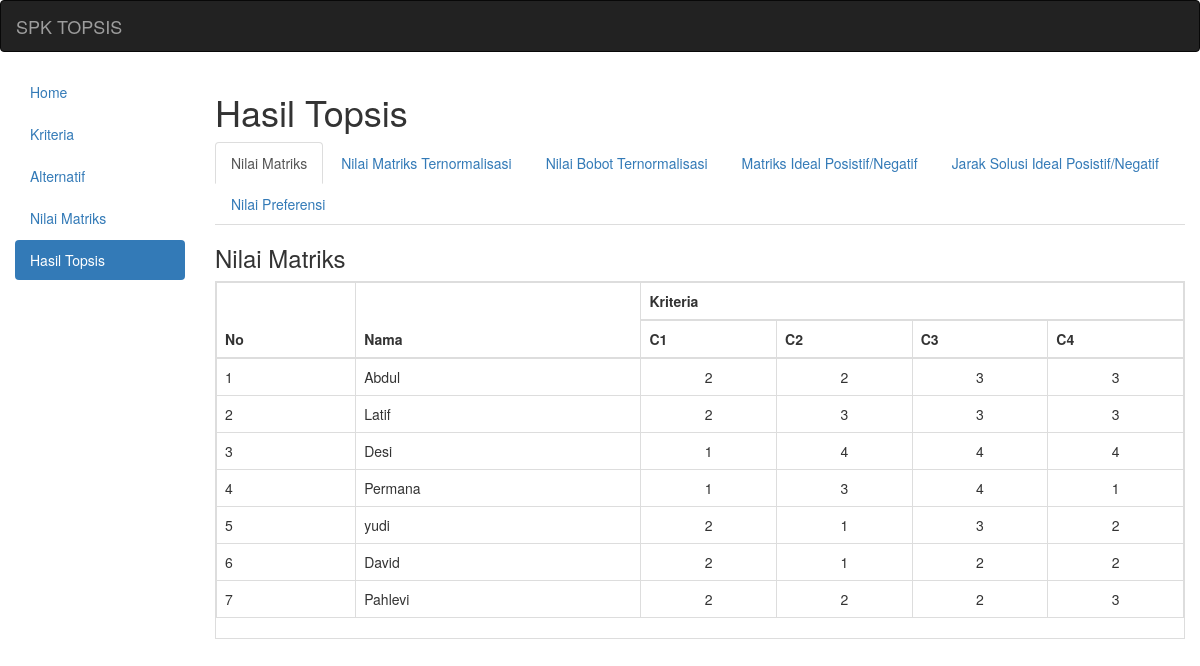
The page /?a=hasiltopsis&k=nilai_matriks on the database its author committed.
### tables this page shows
CREATE TABLE `alternatif` (
  `id_alternatif` varchar(5) NOT NULL,
  `nm_alternatif` varchar(35) NOT NULL
);

CREATE TABLE `nilai_matrik` (
  `id_matrik` int(7) NOT NULL,
  `id_alternatif` varchar(7) NOT NULL,
  `id_kriteria` varchar(7) NOT NULL,
  `nilai` double NOT NULL
);

### nilai_matriks.php (the view)
<?php
include ("konfig/koneksi.php");
$s=mysqli_query($k21,"select * from kriteria");
$h=mysqli_num_rows($s);
?>
<div class="box-header">
    <h3 class="box-title " >Nilai Matriks</h3>
</div>
<div class="table table-bordered table-responsive">
<table class="table table-bordered table-responsive">
<thead>
<tr>
<th rowspan="2">No</th>
<th rowspan="2">Nama</th>
<th colspan="<?php echo $h; ?>">Kriteria</th>
</tr>
<tr>
<?php
for($n=1;$n<=$h;$n++){
	echo"<th>C{$n}</th>";
}
?>
</tr>
</thead>
<tbody>
<?php
$i=0;
$a=mysqli_query($k21,"select * from alternatif order by id_alternatif asc;");
while($da=mysqli_fetch_assoc($a)){
	echo "<tr>
		<td>".(++$i)."</td>
		<td>".$da['nm_alternatif']."</td>";
		$idalt=$da['id_alternatif'];
			$n=mysqli_query($k21,"select * from nilai_matrik where id_alternatif='$idalt' order by id_matrik asc");
		while($dn=mysqli_fetch_assoc($n)){
			echo "<td align='center'>$dn[nilai]</td>";
		}
		echo "</tr>\n";
}
?>
</tbody>
</table>
</div>

### rows shown on the page
alternatif: nm_alternatif "Abdul"
nilai_matrik: nilai "2"
nilai_matrik: nilai "2"
nilai_matrik: nilai "3"
nilai_matrik: nilai "3"
alternatif: nm_alternatif "Latif"
nilai_matrik: nilai "2"
nilai_matrik: nilai "3"
nilai_matrik: nilai "3"
nilai_matrik: nilai "3"
alternatif: nm_alternatif "Desi"
nilai_matrik: nilai "1"
nilai_matrik: nilai "4"
nilai_matrik: nilai "4"
nilai_matrik: nilai "4"
alternatif: nm_alternatif "Permana"
nilai_matrik: nilai "1"
nilai_matrik: nilai "3"
nilai_matrik: nilai "4"
nilai_matrik: nilai "1"
alternatif: nm_alternatif "yudi"
nilai_matrik: nilai "2"
nilai_matrik: nilai "1"
nilai_matrik: nilai "3"
nilai_matrik: nilai "2"
alternatif: nm_alternatif "David"
nilai_matrik: nilai "2"
nilai_matrik: nilai "1"
nilai_matrik: nilai "2"
nilai_matrik: nilai "2"
alternatif: nm_alternatif "Pahlevi"
nilai_matrik: nilai "2"
nilai_matrik: nilai "2"
nilai_matrik: nilai "2"
nilai_matrik: nilai "3"
